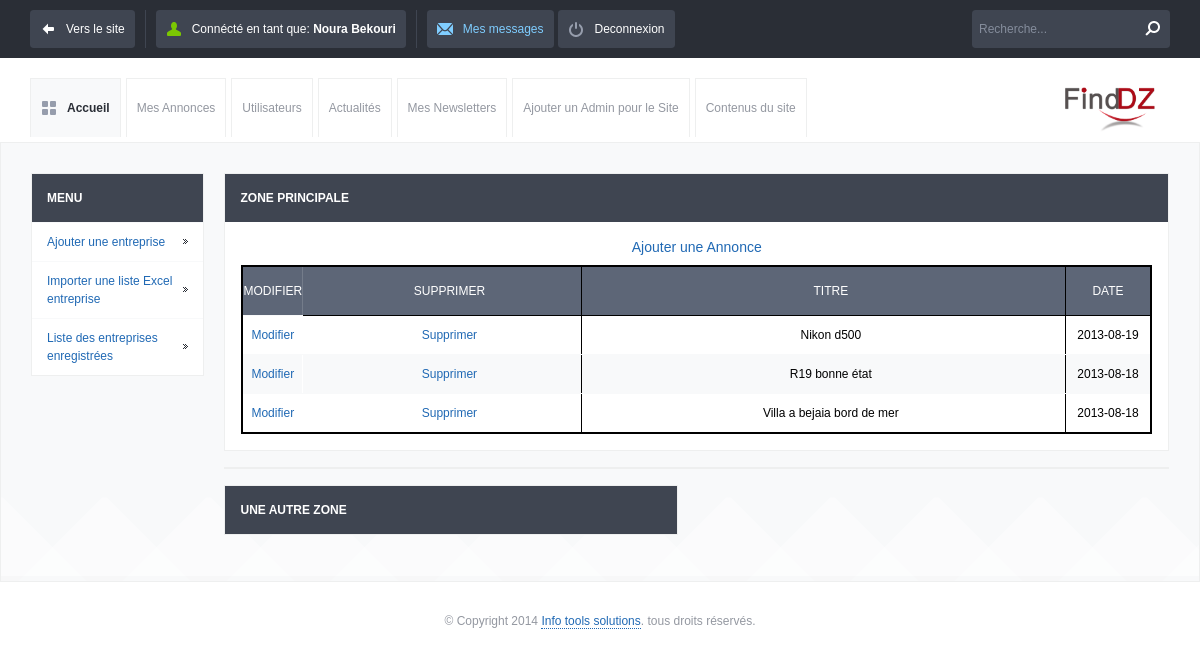
The page /its_adm/index.php?page=sub_pages/page1 (signed in) on the database its author committed.
### tables this page shows
CREATE TABLE `annonce` (
  `id` int(11) NOT NULL,
  `titre` varchar(255) NOT NULL,
  `contenu` text NOT NULL,
  `id_user` int(11) NOT NULL,
  `id_cat` int(11) NOT NULL,
  `id_wilaya` int(11) NOT NULL,
  `date` date NOT NULL 
  
);

### its_adm/sub_pages/page1.php (the view, shortened to what this page needs)
<!DOCTYPE html PUBLIC "-//W3C//DTD XHTML 1.0 Strict//EN"
"http://www.w3.org/TR/xhtml1/DTD/xhtml1-strict.dtd">
<html xmlns="http://www.w3.org/1999/xhtml" xml:lang="fr" >
<head>
</head>
<body>
<h2><a href="index.php?page=sub_pages/page7">Ajouter une Annonce</a></h2>
<table>
<tr>
<th>Modifier</th>
<th>Supprimer</th>
<th>Titre</th>
<th>Date</th>
</tr>
<?php
$retour = $bdd->query('SELECT * FROM annonce ORDER BY id DESC');
while ($donnees = $retour->fetch())
{
?>
<tr>
<td><?php echo '<a href="index.php?page=sub_pages/page7?modifier_news=' .$donnees['id'] . '">'; ?>Modifier</a></td>
<td><?php echo '<a href="index.php?page=sub_pages/page1?supprimer_news=' .$donnees['id'] . '">'; ?>Supprimer</a></td>
<td><?php echo stripslashes($donnees['titre']); ?></td>
<td><?php echo $donnees['date']; ?></td>
</tr>
<?php
}
?>
</table>
</body>
</html>

### its_adm/css/style.css (style rules this page uses)
*, html, body, div, dl, dt, dd, ul, ol, li, h1, h2, h3, h4, h5, h6, pre, form, label, fieldset, input, p, blockquote, th, td { margin: 0; padding: 0; }
table { border-collapse: collapse; border-spacing: 0; }
address, caption, cite, code, dfn, em, strong, th, var { font-style: normal; font-weight: normal; }
caption, th { text-align: left; }
h1, h2, h3, h4, h5, h6 { font-weight: normal; }
a { text-decoration: none; }
body { font-size: 1em; }
h1, h2, h3, h4, h5, h6 { margin-bottom: 0.625em; }
body, form { font-family: "Droid Sans", Helvetica, Arial, sans-serif; line-height: 1.125em; }
p, .button, form input, ul#nav li ul, ul#tabs, div.side-menu ul li a, table, .information-box, .confirmation-box, .error-box, .warning-box, ol, .regular-ul, .custom-ul, blockquote, cite { font-size: 0.75em; }
h2 { font-size: 0.875em; }
a { color: #2069b4; }
table { width: 100%; margin-bottom: 1.25em; }
table th { background-color: #5d6677; color: white; text-transform: uppercase; padding: 1.25em 0 1.25em 1.25em; border-left: 1px solid #747c8a; }
table tbody td { padding: 0.833em 0 0.833em 1.25em; border-left: 1px solid white; border-bottom: 1px solid #f8f9fa; }
table tbody tr:nth-child(odd) { background-color: #f8f9fa; }
table td:first-child, table th:first-child { width: 4em ; text-align: center; padding: 0; border: none; border-bottom: 1px solid #f8f9fa; }
table td:last-child, table th:last-child { width: 7em; text-align: center; padding: 0; }

### its_adm/sub_pages/page1.php (style rules this page uses)
h2, th, td { text-align:center; }
table { border-collapse:collapse; border:2px solid black; margin:auto; }
th, td { border:1px solid black; }

### rows shown on the page
annonce: titre "Nikon d500", date "2013-08-19"
annonce: titre "R19 bonne état", date "2013-08-18"
annonce: titre "Villa a bejaia bord de mer", date "2013-08-18"

### other values the page prints
$prenom "Noura"
$nom "Bekouri"
